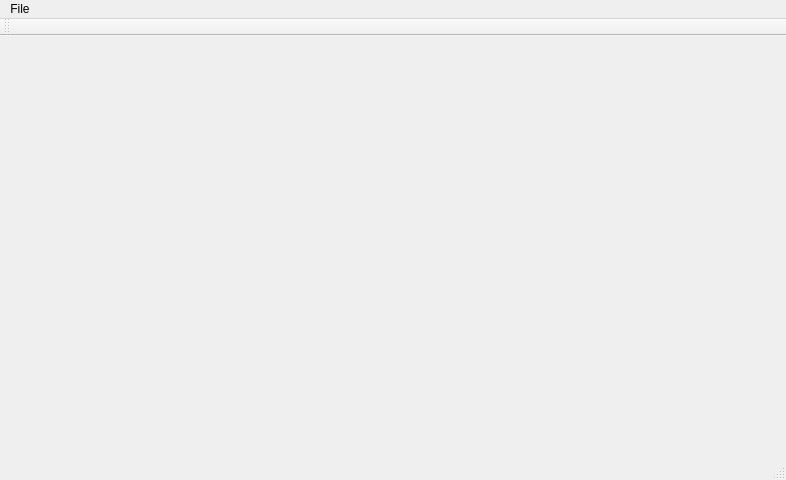
<?xml version="1.0" encoding="UTF-8"?>
<ui version="4.0">
 <class>TatorTool</class>
 <widget class="QMainWindow" name="TatorTool">
  <property name="geometry">
   <rect>
    <x>0</x>
    <y>0</y>
    <width>786</width>
    <height>480</height>
   </rect>
  </property>
  <property name="windowTitle">
   <string>TatorTool</string>
  </property>
  <widget class="QWidget" name="centralWidget">
   <layout class="QVBoxLayout" name="verticalLayout">
    <item>
     <widget class="LogTable" name="logTable" native="true"/>
    </item>
   </layout>
  </widget>
  <widget class="QMenuBar" name="menuBar">
   <property name="geometry">
    <rect>
     <x>0</x>
     <y>0</y>
     <width>786</width>
     <height>22</height>
    </rect>
   </property>
   <widget class="QMenu" name="menuFile">
    <property name="title">
     <string>File</string>
    </property>
    <addaction name="actionQuit"/>
   </widget>
   <addaction name="menuFile"/>
  </widget>
  <widget class="QToolBar" name="mainToolBar">
   <attribute name="toolBarArea">
    <enum>TopToolBarArea</enum>
   </attribute>
   <attribute name="toolBarBreak">
    <bool>false</bool>
   </attribute>
  </widget>
  <widget class="QStatusBar" name="statusBar"/>
  <action name="actionQuit">
   <property name="text">
    <string>Quit</string>
   </property>
   <property name="shortcut">
    <string/>
   </property>
  </action>
  <action name="actionClear">
   <property name="text">
    <string>Clear</string>
   </property>
  </action>
 </widget>
 <layoutdefault spacing="6" margin="11"/>
 <customwidgets>
  <customwidget>
   <class>LogTable</class>
   <extends>QWidget</extends>
   <header>logtable.h</header>
   <container>1</container>
  </customwidget>
 </customwidgets>
 <resources/>
 <connections/>
</ui>
